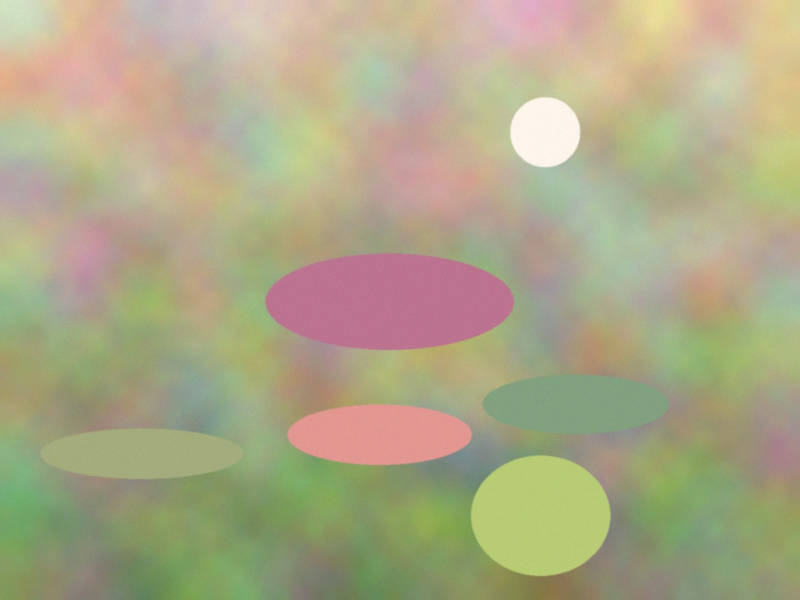
#> input picture clients/sample/assets/photos/sample-1.jpg, 1600 x 1200 px (shown at 1/2 size); its folder holds only this picture in this run
$ python -i photos.py   (imports and definitions only)   (older library calls are emulated)
#> lines starting #> are read from the running program, lines starting #| are printed output that depends on the picture; after the words box and inside, x2 and y2 are one past the last pixel; in counts of white or black regions, pixels touching at a corner belong together
### tools/media/common.py
"""Shared helpers for tools/media: repo paths, slugs, file discovery, image loading, JSON output."""
import json
import os
import re
import sys
import unicodedata

from PIL import Image, ImageOps

from .guard import clients_dir, ensure_writable

TOOLS = os.path.dirname(os.path.dirname(os.path.abspath(__file__)))
ROOT = os.path.dirname(TOOLS)
SCHEMAS = os.path.join(ROOT, "schemas")
if TOOLS not in sys.path:
    sys.path.insert(0, TOOLS)

PHOTO_EXT = {".jpg", ".jpeg", ".png", ".webp", ".tif", ".tiff", ".bmp", ".heic"}
VIDEO_EXT = {".mp4", ".mov", ".m4v", ".webm", ".mkv", ".avi", ".mts"}


def client_dir(slug):
    return os.path.join(clients_dir(), slug)


# [4 lines left out: function slugify, not called in this run]


def kind_of(path):
    ext = os.path.splitext(path)[1].lower()
    return "photo" if ext in PHOTO_EXT else "video" if ext in VIDEO_EXT else None


# [33 lines left out: function discover, not called in this run]


def source_roots(inputs):
    """Folders the inputs live in: protected for the run so analysis can never write next to the originals."""
    return sorted({os.path.abspath(i if os.path.isdir(i) else os.path.dirname(os.path.abspath(i))) for i in inputs})


# [4 lines left out: function default_batch, not called in this run]


def open_image(path, min_side=None):
    """EXIF-rotated RGB image. With min_side, JPEGs are decoded at a reduced scale (draft) keeping the long
    side >= min_side. Returns (image, (width, height)) where the size is the full, rotated original size."""
    im = Image.open(path)
    w, h = im.size
    try:
        orient = im.getexif().get(0x0112, 1)
    except Exception:
        orient = 1
    if orient in (5, 6, 7, 8):
        w, h = h, w
    if min_side and im.format == "JPEG" and max(w, h) > min_side:
        s = min_side / max(w, h)
        im.draft("RGB", (int(im.size[0] * s) + 1, int(im.size[1] * s) + 1))
    im = ImageOps.exif_transpose(im)
    if im.mode != "RGB":
        if im.mode in ("RGBA", "LA", "P"):
            im = im.convert("RGBA")
            bg = Image.new("RGB", im.size, (255, 255, 255))
            bg.paste(im, mask=im.split()[-1])
            im = bg
        else:
            im = im.convert("RGB")
    return im, (w, h)


def load_json(path):
    with open(path, encoding="utf-8") as f:
        return json.load(f)


# [16 lines left out: functions save_json, rel_to, not called in this run]

### tools/media/photos.py
"""Per-photo analysis, read-only. No models: classic image measures only (numpy + OpenCV).

For each photo:
  focus point     saliency map = spectral residual (Hou & Zhang 2007) + edges + saturation, with a penalty for
                  bright blue sky in the upper part and a centre prior; focus = weighted centroid of the top 20 %.
  sharpness       variance of the Laplacian at a common measuring size (long side 800 px, never upscaled),
                  judged against the median of the set (so a soft photo stands out among sharp ones).
  exposure        mean luma and the fraction of crushed shadows / blown highlights.
  horizon tilt    median angle of long near-horizontal lines (Hough); only warned when the lines agree.
  upscale         factor needed for a full-screen 1080x1920 crop.
  duplicates      64-bit difference hash; Hamming distance <= DUP_BITS = same picture.
  score           0..1 ranking aid (see score()).
"""
import math

import cv2
import numpy as np

from .common import open_image

MEASURE = 800          # px, long side used for sharpness / exposure / horizon
SALIENCY = 96          # px, long side of the saliency map
DUP_BITS = 6           # Hamming distance (of 64) for duplicates
FRAME = (1080, 1920)   # full-screen 9:16

THRESHOLDS = {
    "upscale_warn": 1.6, "upscale_error": 2.0,
    "sharp_abs_error": 40.0, "sharp_rel_error": 0.2, "sharp_rel_warn": 0.6,
    "luma_dark": 60.0, "luma_bright": 190.0, "clip_fraction": 0.10,
    "tilt_deg": 1.5,
}


def _gray(a):
    return cv2.cvtColor(a, cv2.COLOR_RGB2GRAY)


def saliency(rgb):
    """(map 0..1 at <=96 px, (fx, fy) normalised, strength 0..1: how peaked the map is)."""
    h, w = rgb.shape[:2]
    s = SALIENCY / max(h, w)
    p = cv2.resize(rgb, (max(8, round(w * s)), max(8, round(h * s))), interpolation=cv2.INTER_AREA)
    g = _gray(p).astype(np.float32) / 255
    spec = np.fft.fft2(g)
    log_amp = np.log(np.abs(spec) + 1e-8)
    residual = log_amp - cv2.blur(log_amp, (3, 3))
    sr = np.abs(np.fft.ifft2(np.exp(residual + 1j * np.angle(spec)))) ** 2
    sr = cv2.GaussianBlur(sr.astype(np.float32), (0, 0), 2.0)
    sr = (sr - sr.min()) / (np.ptp(sr) + 1e-8)
    gx, gy = cv2.Sobel(g, cv2.CV_32F, 1, 0), cv2.Sobel(g, cv2.CV_32F, 0, 1)
    edges = cv2.GaussianBlur(np.hypot(gx, gy), (0, 0), 1.5)
    edges = edges / (edges.max() + 1e-8)
    hsv = cv2.cvtColor(p, cv2.COLOR_RGB2HSV).astype(np.float32)
    sat = hsv[..., 1] / 255
    rows = np.linspace(0, 1, p.shape[0])[:, None] * np.ones((1, p.shape[1]))
    sky = ((hsv[..., 0] > 90) & (hsv[..., 0] < 130) & (hsv[..., 2] > 150) & (rows < 0.4)).astype(np.float32)
    sky = cv2.GaussianBlur(sky, (0, 0), 2)
    m = (0.5 * sr + 0.3 * edges + 0.2 * sat) * (1 - 0.5 * np.clip(sky, 0, 1))
    xs = (np.linspace(0, 1, p.shape[1])[None, :] - 0.5) / 0.35
    ys = (np.linspace(0, 1, p.shape[0])[:, None] - 0.5) / 0.35
    m = m * (0.5 + 0.5 * np.exp(-(xs ** 2 + ys ** 2) / 2))
    m = (m - m.min()) / (np.ptp(m) + 1e-8)
    top = np.where(m >= np.quantile(m, 0.80), m, 0)
    yi, xi = np.mgrid[0:m.shape[0], 0:m.shape[1]]
    tot = top.sum() + 1e-8
    fx = float((top * xi).sum() / tot / max(1, m.shape[1] - 1))
    fy = float((top * yi).sum() / tot / max(1, m.shape[0] - 1))
    return m, (fx, fy), float(1 - m.mean())


def horizon(gray):
    """(tilt in degrees, number of supporting lines, spread in degrees) or (None, n, None) without evidence.
    Only long lines (half the width or more) count: in interiors, shorter near-horizontal edges are mostly
    perspective (tables, shelves) and would report a tilt that is not there."""
    e = cv2.Canny(gray, 60, 160)
    lines = cv2.HoughLinesP(e, 1, np.pi / 720, threshold=80, minLineLength=gray.shape[1] // 2, maxLineGap=8)
    if lines is None:
        return None, 0, None
    ang = []
    for x1, y1, x2, y2 in np.asarray(lines).reshape(-1, 4):
        a = math.degrees(math.atan2(y2 - y1, x2 - x1))
        if a > 90:
            a -= 180
        elif a < -90:
            a += 180
        if abs(a) < 10:
            ang.append(a)
    if len(ang) < 3:
        return None, len(ang), None
    med = float(np.median(ang))
    spread = float(np.median(np.abs(np.array(ang) - med)))
    return med, len(ang), spread


def dhash(gray):
    small = cv2.resize(gray, (9, 8), interpolation=cv2.INTER_AREA).astype(np.int16)
    bits = (small[:, 1:] > small[:, :-1]).flatten()
    return int("".join("1" if b else "0" for b in bits), 2)


def hamming(a, b):
    return bin(a ^ b).count("1")


def crop_window(width, height, fx, fy):
    """Largest 9:16 window inside the image, centred on the focus as far as the edges allow (normalised)."""
    cw = min(width, height * 9 / 16)
    ch = cw * 16 / 9
    cx = min(max(fx * width, cw / 2), width - cw / 2)
    cy = min(max(fy * height, ch / 2), height - ch / 2)
    return {"x": round((cx - cw / 2) / width, 4), "y": round((cy - ch / 2) / height, 4),
            "w": round(cw / width, 4), "h": round(ch / height, 4)}


def measure(path):
    """First pass: everything that does not depend on the rest of the set."""
    im, (w, h) = open_image(path, min_side=MEASURE)
#> in open_image, im is the input picture: PIL image 1600x1200 RGB; mean R, G, B 172.3, 167.8, 134.8
#> in open_image, `orient = im.getexif().get(0x0112, 1)`: orient = 1
#> w = 1600; h = 1200
    a = np.asarray(im)
    s = min(1.0, MEASURE / max(a.shape[:2]))
    n = cv2.resize(a, None, fx=s, fy=s, interpolation=cv2.INTER_AREA) if s < 1 else a
    g = _gray(n)
#> in _gray, `return cv2.cvtColor(a, cv2.COLOR_RGB2GRAY)`:
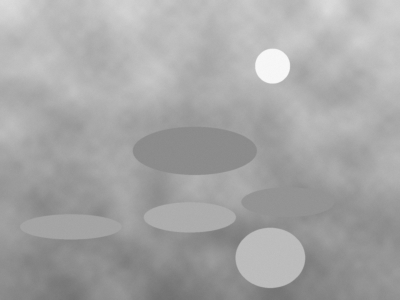
#> returned value: shape (600, 800) (shown at 1/2 size); min 110, max 250, mean 165.5
    lap = float(cv2.Laplacian(g, cv2.CV_64F).var())
#> lap = 39.17
    luma = float(g.mean())
#> luma = 165.5
    dark, bright = float((g < 8).mean()), float((g > 247).mean())
#> dark = 0; bright = 0.000788
    _, (fx, fy), strength = saliency(n)
#> in saliency, `gx, gy = cv2.Sobel(g, cv2.CV_32F, 1, 0), cv2.Sobel(g, cv2.CV_32F, 0, 1)`:
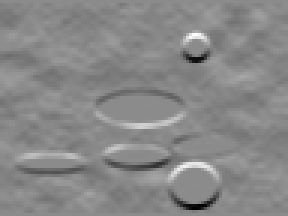
#> gy: shape (72, 96) float32 (shown 3 times larger); min -1.07, max 0.878, mean -0.0281; drawn with min black and max white
#> in saliency, `edges = edges / (edges.max() + 1e-8)`:
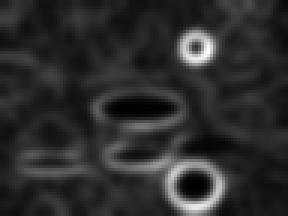
#> edges: shape (72, 96) float32 (shown 3 times larger); min 0.00318, max 1, mean 0.177
#> in saliency, `hsv = cv2.cvtColor(p, cv2.COLOR_RGB2HSV).astype(np.float32)`:
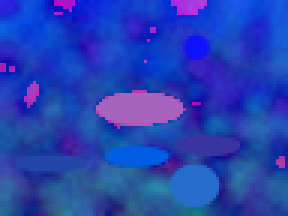
#> hsv: shape (72, 96, 3) float32 (shown 3 times larger); mean R, G, B 37.7, 65.9, 180.2
#> in saliency, `sat = hsv[..., 1] / 255`:
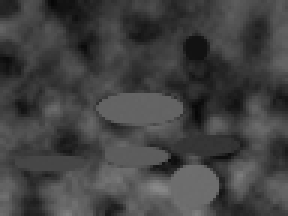
#> sat: shape (72, 96) float32 (shown 3 times larger); min 0.0275, max 0.537, mean 0.258
#> in saliency, `top = np.where(m >= np.quantile(m, 0.80), m, 0)`:
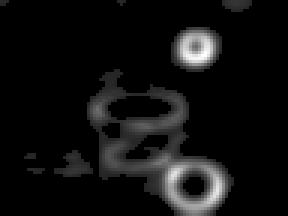
#> top: shape (72, 96) float64 (shown 3 times larger); min 0, max 1, mean 0.0637
#> in saliency, `tot = top.sum() + 1e-8`: tot = 440.6
#> in saliency, `fx = float((top * xi).sum() / tot / max(1, m.shape[1] - 1))`: fx = 0.598
#> in saliency, `fy = float((top * yi).sum() / tot / max(1, m.shape[0] - 1))`: fy = 0.611
#> fx = 0.598; fy = 0.611; strength = 0.877
    sat = float(cv2.cvtColor(n, cv2.COLOR_RGB2HSV)[..., 1].mean() / 255)
#> sat = 0.259
    tilt, tilt_lines, tilt_spread = horizon(g)
#> in horizon, `e = cv2.Canny(gray, 60, 160)`:
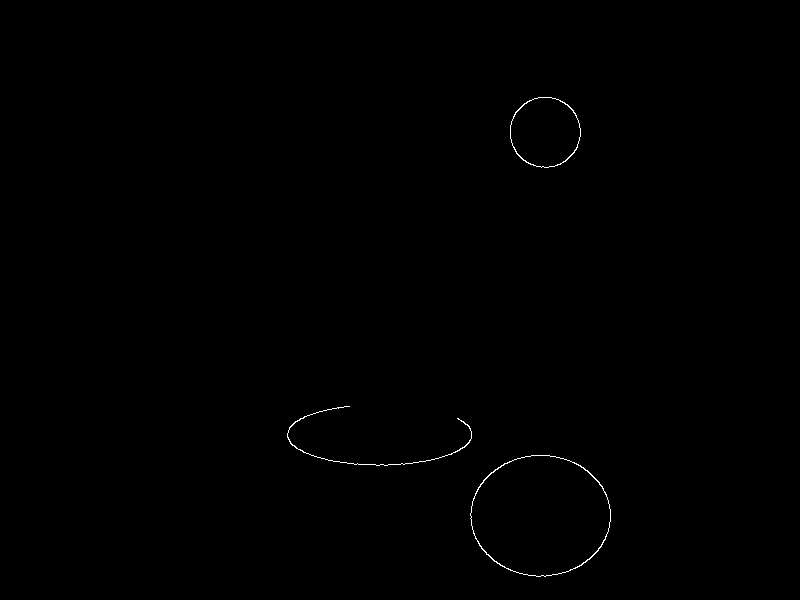
#> e: shape (600, 800); 0.22% white in thin lines or dots, all inside (x1, y1, x2, y2) = (287, 97, 611, 577)
#> in horizon, `lines = cv2.HoughLinesP(e, 1, np.pi / 720, threshold=80, minLineLength..`: lines = None
#> tilt_lines = 0
    aspect = w / h
#> aspect = 1.33
    orientation = "portrait" if aspect < 0.95 else "landscape" if aspect > 1.05 else "square"
#> orientation = 'landscape'
    upscale = max(FRAME[0] / w, FRAME[1] / h)
#> upscale = 1.6
    warnings, errors = [], []
    t = THRESHOLDS
    if upscale > t["upscale_error"]:
        errors.append(f"too small: full-screen needs {upscale:.1f}x upscale")
    elif upscale > t["upscale_warn"]:
        warnings.append(f"soft full-screen: {upscale:.1f}x upscale")
    if luma < t["luma_dark"]:
        warnings.append(f"underexposed (luma {luma:.0f})")
    elif luma > t["luma_bright"]:
        warnings.append(f"overexposed (luma {luma:.0f})")
    if dark > t["clip_fraction"]:
        warnings.append(f"crushed shadows ({dark:.0%} pure black)")
    if bright > t["clip_fraction"]:
        warnings.append(f"blown highlights ({bright:.0%} pure white)")
    # above ~6 deg a long near-horizontal line is far more often perspective than a crooked camera
    if tilt is not None and t["tilt_deg"] < abs(tilt) <= 6.0 and tilt_spread is not None and tilt_spread < 0.5:
        warnings.append(f"tilted horizon ({tilt:+.1f} deg)")
    return {
        "width": w, "height": h, "orientation": orientation,
        "focus": {"x": round(fx, 3), "y": round(fy, 3), "strength": round(strength, 3)},
        "crop_9x16": crop_window(w, h, fx, fy),
        "sharpness": {"laplacian": round(lap, 1), "relative": None},
        "exposure": {"mean_luma": round(luma, 1), "clipped_shadows": round(dark, 4), "clipped_highlights": round(bright, 4)},
        "saturation": round(sat, 3),
        "horizon_tilt_deg": None if tilt is None else round(tilt, 2),
        "upscale_9x16": round(upscale, 3),
        "hash": f"{dhash(g):016x}",
        "duplicates": [], "score": 0.0, "rank": 0,
        "warnings": warnings, "errors": errors,
    }
#> in crop_window, `cw = min(width, height * 9 / 16)`: cw = 675
#> in crop_window, `ch = cw * 16 / 9`: ch = 1200
#> in crop_window, `cx = min(max(fx * width, cw / 2), width - cw / 2)`: cx = 956.4
#> in crop_window, `cy = min(max(fy * height, ch / 2), height - ch / 2)`: cy = 600


# [81 lines left out: functions score, finish, export_photo, not called in this run]

>>> result = measure('../../clients/sample/assets/photos/sample-1.jpg')
#> result = 16 items

$ run again, on clients/sample/assets/photos/sample-2.jpg
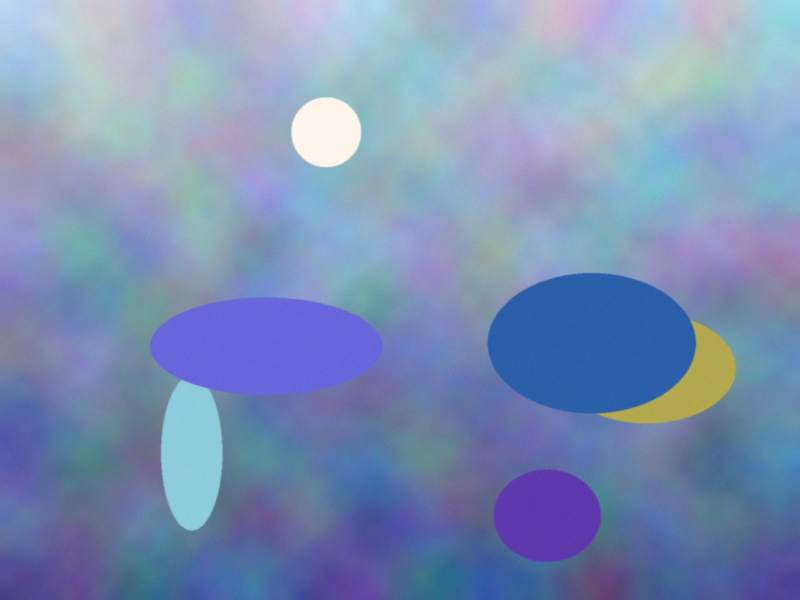
#> input picture clients/sample/assets/photos/sample-2.jpg, 1600 x 1200 px (shown at 1/2 size)
#> in open_image, im is the input picture: PIL image 1600x1200 RGB; mean R, G, B 123.6, 143.9, 181.8
#> orient = 1
#> in measure, `im, (w, h) = open_image(path, min_side=MEASURE)`: w = 1600; h = 1200
#> in _gray, `return cv2.cvtColor(a, cv2.COLOR_RGB2GRAY)`:
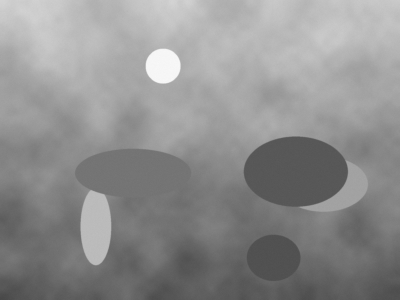
#> returned value: shape (600, 800) (shown at 1/2 size); min 71, max 250, mean 142.3
#> lap = 40.68
#> luma = 142.3
#> dark = 0; bright = 0.000742
#> tot = 527.3
#> in saliency, `fx = float((top * xi).sum() / tot / max(1, m.shape[1] - 1))`: fx = 0.549
#> in saliency, `fy = float((top * yi).sum() / tot / max(1, m.shape[0] - 1))`: fy = 0.595
#> in measure, `_, (fx, fy), strength = saliency(n)`: fx = 0.549; fy = 0.595; strength = 0.857
#> in measure, `sat = float(cv2.cvtColor(n, cv2.COLOR_RGB2HSV)[..., 1].mean() / 255)`: sat = 0.348
#> in horizon, `e = cv2.Canny(gray, 60, 160)`:
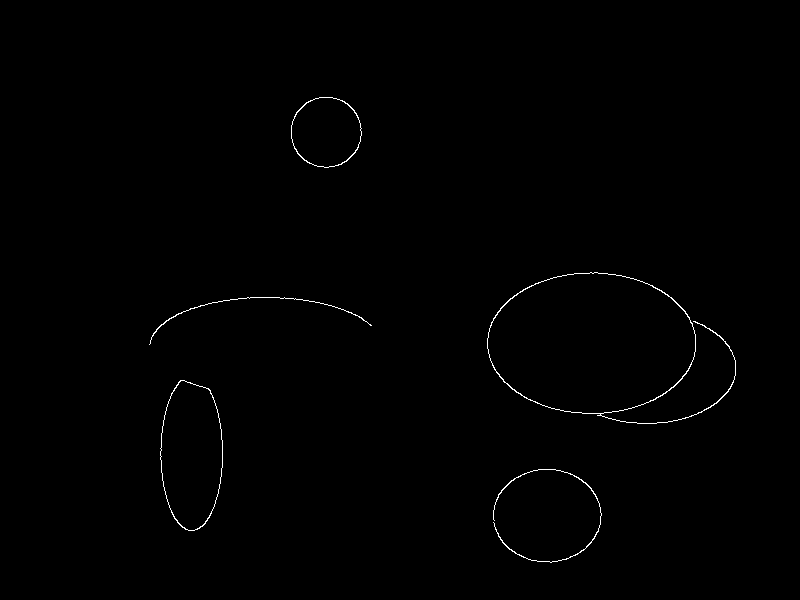
#> e: shape (600, 800); 0.45% white in thin lines or dots, all inside (x1, y1, x2, y2) = (149, 97, 736, 563)
#> lines = None
#> tilt_lines = 0
#> aspect = 1.33
#> orientation = 'landscape'
#> upscale = 1.6
#> cw = 675
#> ch = 1200
#> cx = 878.2
#> cy = 600
#> result = 16 items
